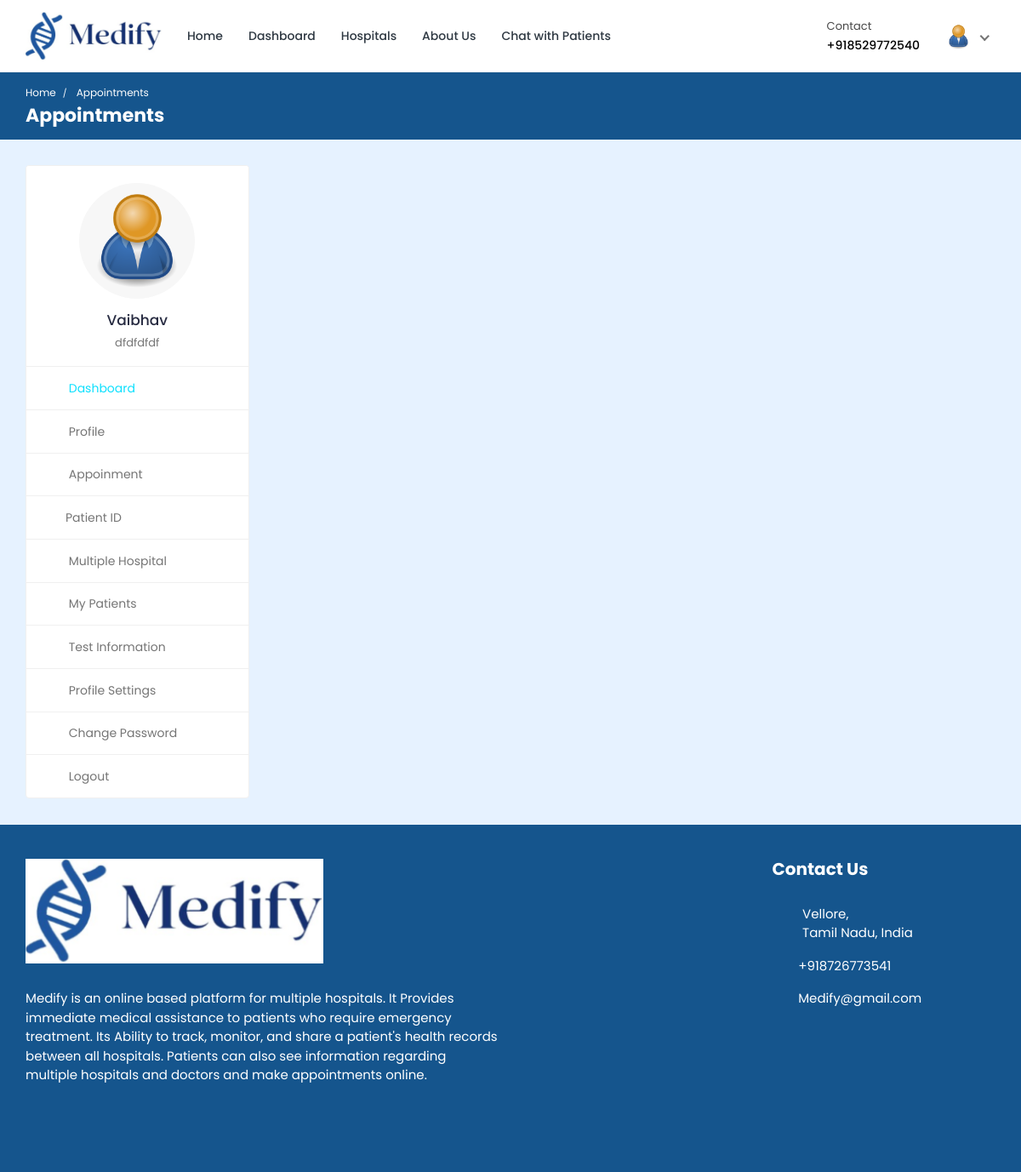
The app's page /doctor/appointments/ (signed in), older data.
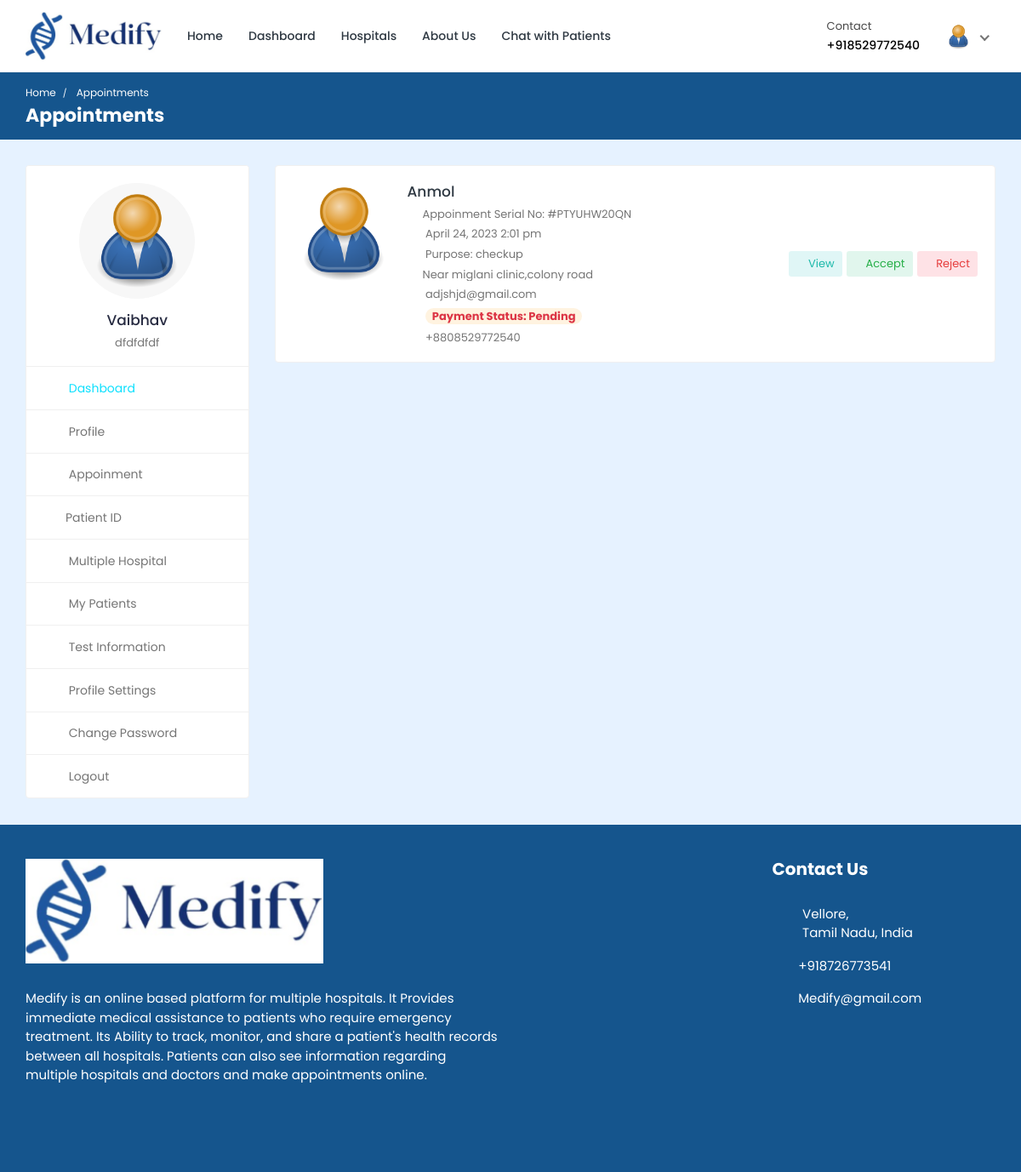
The same page, newer data.
### doctor/models.py (models this page shows, shortened)
class Doctor_Information(models.Model):
    DOCTOR_TYPE = (
        ('Cardiologists', 'Cardiologists'),
        ('Neurologists', 'Neurologists'),
        ('Pediatricians', 'Pediatricians'),
        ('Physiatrists', 'Physiatrists'),
        ('Dermatologists', 'Dermatologists'),
    )
    doctor_id = models.AutoField(primary_key=True)
    user = models.OneToOneField(User, on_delete=models.CASCADE, null=True, blank=True, related_name='profile')
    name = models.CharField(max_length=200, null=True, blank=True)
    username = models.CharField(max_length=200, null=True, blank=True)
    gender = models.CharField(max_length=200, null=True, blank=True)
    description = models.TextField(max_length=1000, null=True, blank=True)
    department = models.CharField(max_length=200, choices=DOCTOR_TYPE, null=True, blank=True)
    department_name = models.ForeignKey(hospital_department, on_delete=models.SET_NULL, null=True, blank=True)
    specialization = models.ForeignKey(specialization, on_delete=models.SET_NULL, null=True, blank=True)
    featured_image = models.ImageField(upload_to='doctors/', default='doctors/user-default.png', null=True, blank=True)
    certificate_image = models.ImageField(upload_to='doctors_certificate/', default='doctors_certificate/default.png', null=True, blank=True)
    email = models.EmailField(max_length=200, null=True, blank=True)
    phone_number = models.CharField(max_length=200, null=True, blank=True)
    nid = models.CharField(max_length=200, null=True, blank=True)
    visiting_hour = models.CharField(max_length=200, null=True, blank=True)
    consultation_fee = models.IntegerField(null=True, blank=True)
    report_fee = models.IntegerField(null=True, blank=True)
    dob = models.CharField(max_length=200, null=True, blank=True)
    institute = models.CharField(max_length=200, null=True, blank=True)
    degree = models.CharField(max_length=200, null=True, blank=True)
    completion_year = models.CharField(max_length=200, null=True, blank=True)
    work_place = models.CharField(max_length=200, null=True, blank=True)
    designation = models.CharField(max_length=200, null=True, blank=True)
    start_year = models.CharField(max_length=200, null=True, blank=True)
    end_year = models.CharField(max_length=200, null=True, blank=True)
    register_status =  models.CharField(max_length=200, null=True, blank=True)
    hospital_name = models.ForeignKey(Hospital_Information, on_delete=models.SET_NULL, null=True, blank=True)

class Appointment(models.Model):
    APPOINTMENT_TYPE = (
        ('report', 'report'),
        ('checkup', 'checkup'),
    )
    APPOINTMENT_STATUS = (
        ('pending', 'pending'),
        ('confirmed', 'confirmed'),
        ('cancelled', 'cancelled'),
    )
    id = models.AutoField(primary_key=True)
    date = models.DateField(null=True, blank=True)
    time = models.CharField(max_length=200, null=True, blank=True)
    doctor = models.ForeignKey(Doctor_Information, on_delete=models.CASCADE, null=True, blank=True)
    patient = models.ForeignKey(Patient, on_delete=models.CASCADE, null=True, blank=True)
    appointment_type = models.CharField(max_length=200, choices=APPOINTMENT_TYPE)
    appointment_status = models.CharField(max_length=200, choices=APPOINTMENT_STATUS)
    serial_number = models.CharField(max_length=200, null=True, blank=True)
    payment_status = models.CharField(max_length=200, null=True, blank=True, default='pending')
    transaction_id = models.CharField(max_length=255, null=True, blank=True)
    message = models.CharField(max_length=255, null=True, blank=True)

### hospital_admin/models.py (models this page shows, shortened)
class specialization(models.Model):
    specialization_id = models.AutoField(primary_key=True)
    specialization_name = models.CharField(max_length=200, null=True, blank=True)
    hospital = models.ForeignKey(Hospital_Information, on_delete=models.CASCADE, null=True, blank=True)

### hospital/models.py (models this page shows, shortened)
class Patient(models.Model):
    patient_id = models.AutoField(primary_key=True)
    user = models.OneToOneField(User, on_delete=models.CASCADE, null=True, blank=True, related_name='patient')
    name = models.CharField(max_length=200, null=True, blank=True)
    username = models.CharField(max_length=200, null=True, blank=True)
    age = models.IntegerField(null=True, blank=True)
    email = models.EmailField(max_length=200, null=True, blank=True)
    phone_number = models.IntegerField(null=True, blank=True)
    address = models.CharField(max_length=200, null=True, blank=True)
    featured_image = models.ImageField(upload_to='patients/', default='patients/user-default.png', null=True, blank=True)
    blood_group = models.CharField(max_length=200, null=True, blank=True)
    history = models.CharField(max_length=200, null=True, blank=True)
    dob = models.CharField(max_length=200, null=True, blank=True)
    nid = models.CharField(max_length=200, null=True, blank=True)
    serial_number = models.CharField(max_length=200, null=True, blank=True)
    login_status = models.CharField(max_length=200, null=True, blank=True, default="offline")

### doctor/views.py (the view)
# urls.py: path('appointments/',views.appointments, name='appointments'),
@csrf_exempt
@login_required(login_url="doctor-login")
def appointments(request):
    doctor = Doctor_Information.objects.get(user=request.user)
    appointments = Appointment.objects.filter(doctor=doctor).filter(appointment_status='pending').order_by('date')
    context = {'doctor': doctor, 'appointments': appointments}
    return render(request, 'appointments.html', context)

### templates/appointments.html (shortened to what this page needs)
{% load static %}
<!DOCTYPE html>
<html lang="en">
  <head>
    <link
      rel="stylesheet"
      href="{% static 'HealthStack-System/css/Normal/bootstrap.min.css' %}"
    />
    <link
      rel="stylesheet"
      href="{% static 'HealthStack-System/plugins/Normal/fontawesome/css/fontawesome.min.css' %}"
    />
    <link
      rel="stylesheet"
      href="{% static 'HealthStack-System/plugins/Normal/fontawesome/css/all.min.css' %}"
    />
    <link
      rel="stylesheet"
      href="{% static 'HealthStack-System/css/Normal/style.css' %}"
    />
  </head>
  <body>
    <div class="main-wrapper">
      <header class="header">{% include 'doctor-navbar.html' %}</header>
      <div class="breadcrumb-bar">
        <div class="container-fluid">
          <div class="row align-items-center">
            <div class="col-md-12 col-12">
              <nav aria-label="breadcrumb" class="page-breadcrumb">
                <ol class="breadcrumb">
                  <li class="breadcrumb-item">
                    <a href="index-2.html">Home</a>
                  </li>
                  <li class="breadcrumb-item active" aria-current="page">
                    Appointments
                  </li>
                </ol>
              </nav>
              <h2 class="breadcrumb-title">Appointments</h2>
            </div>
          </div>
        </div>
      </div>
      <div class="content">
        <div class="container-fluid">
          <div class="row">
            <div class="col-md-5 col-lg-4 col-xl-3 theiaStickySidebar">
              <div>{% include 'doctor-sidebar.html' %}</div>
            </div>
            <div class="col-md-7 col-lg-8 col-xl-9">
              <div class="appointments">
                {% for app in appointments %}
                <div class="appointment-list">
                  <div class="profile-info-widget">
                    <a href="patient-profile.html" class="booking-doc-img">
                      <img
                        src="{{app.patient.featured_image.url}}"
                        alt="User Image"
                      />
                    </a>
                    <div class="profile-det-info">
                      <h3><a href="{%url 'patient-profile' pk=app.patient.patient_id%}">{{app.patient.name}}</a></h3>
                      <div class="patient-details">
                        <h5>
                          <i class="fas fa-file"></i>Appoinment Serial No: #PT{{app.serial_number}}
                        </h5>
                        <h5>
                          <i class="far fa-clock"></i> {{app.date}} {{app.time}}
                        </h5>
                        <h5>
                          <i class="fas fa-briefcase-medical"></i> Purpose: {{app.appointment_type}}
                        </h5>
                        <h5>
                          <i class="fas fa-map-marker-alt"></i>{{app.patient.address}}
                        </h5>
                        <h5>
                          <i class="fas fa-envelope"></i> {{app.patient.email}}
                        </h5>
                        <h5>
                          {% if app.payment_status == 'pending' %}
                          <i class="fas fa-money-check-alt"></i> <span class="badge badge-pill bg-warning-light">Payment Status: Pending</span>
                          {% endif %}
                        </h5>
                        <h5 class="mb-0">
                          <i class="fas fa-phone"></i> +880{{app.patient.phone_number}}
                        </h5>
                      </div>
                    </div>
                  </div>
                  <div class="appointment-action">
                    <a href="#" class="btn btn-sm bg-info-light" data-toggle="modal" data-target="#appt_details"><i class="far fa-eye"></i> View</a>
                    <a href="{% url 'accept-appointment' pk=app.id %}" onclick="return confirm('Accept appointment?');" class="btn btn-sm bg-success-light"><i class="fas fa-check"></i> Accept</a>
                    <a href="{% url 'reject-appointment' pk=app.id %}" onclick="return confirm('Reject Appointment?');" class="btn btn-sm bg-danger-light"><i class="fas fa-times"></i> Reject</a>
                  </div>
                </div>
                {% endfor %}
              </div>
            </div>
          </div>
        </div>
      </div>
      {% include 'footer.html' %}
    </div>
  </body>
</html>

### templates/doctor-navbar.html (shortened to what this page needs)
{% load static %}
<nav class="navbar navbar-expand-lg header-nav">
  <div class="navbar-header">
    <a href="{% url 'hospital_home'%}" class="navbar-brand logo">
      <img
        src="{% static 'HealthStack-System/images/Normal/logo.png' %}"
        class="img-fluid"
        alt="Logo"
      />
    </a>
  </div>
  <div class="main-menu-wrapper">
    <ul class="main-nav">
      <li>
        <a href="{% url 'hospital_home'%}">Home</a>
      </li>
      <li>
        <a href="{% url 'doctor-dashboard'%}">Dashboard</a>
      </li>
      <li><a href="{% url 'multiple-hospital' %}" style="text-decoration: none;">Hospitals</a></li>
      <li>
        <a href="{% url 'about-us'%}">About Us</a>
      </li>
      <li>
        <a href="{% url 'chat-home' pk=user.id %}">Chat with Patients</a>
      </li>
    </ul>
  </div>
  <ul class="nav header-navbar-rht">
    <li class="nav-item contact-item">
      <div class="header-contact-img">
        <i class="far fa-hospital"></i>
      </div>
      <div class="header-contact-detail">
        <p class="contact-header">Contact</p>
        <p class="contact-info-header">+91{{doctor.phone_number}}</p>
      </div>
    </li>
    <li class="nav-item dropdown has-arrow logged-item">
      <a href="#" class="dropdown-toggle nav-link" data-toggle="dropdown">
        <span class="user-img">
          <img
            class="rounded-circle"
            src="{{ doctor.featured_image.url }}"
            width="31"
            alt="Darren Elder"
          />
        </span>
      </a>
    </li>
  </ul>
</nav>

### templates/doctor-sidebar.html (shortened to what this page needs)
{% load static %}
<div class="profile-sidebar">
  <div class="widget-profile pro-widget-content">
    <div class="profile-info-widget">
      <a href="#" class="booking-doc-img">
        <img
          src="{{ doctor.featured_image.url }}"
          alt="User Image"
        />
      </a>
      <div class="profile-det-info">
        <h3>{{ doctor.name }}</h3>
        <div class="patient-details">
          <h5 class="mb-0">{{doctor.specialization.specialization_name}}</h5>
        </div>
      </div>
    </div>
  </div>
  <div class="dashboard-widget">
    <nav class="dashboard-menu sidebar">
      <ul>
        <li class="active">
          <a href="{% url 'doctor-dashboard' %}">
            <i class="fas fa-columns"></i>
            <span>Dashboard</span>
          </a>
        </li>
        <li>
        <a href="{% url 'doctor-profile' pk=doctor.doctor_id %}">
          <i class="fas fa-user"></i>
          <span>Profile</span>
        </a>
      </li>
        <li>
          <a href="{% url 'appointments'%}">
            <i class="fas fa-user-circle"></i>
            <span>Appoinment</span>
          </a>
        </li>
        <li class="nav-item has-submenu">
            <a href="#" class="nav-link"><i class="fas fa-search"></i><span>Patient ID</span></a>
        </li>
        <li>
          <a href="{% url 'multiple-hospital' %}">
            <i class="fas fa-hospital"></i>
            <span>Multiple Hospital</span>
          </a>
      </li>
        <li>
          <a href="{% url 'my-patients' %}">
            <i class="fas fa-user-injured"></i>
            <span>My Patients</span>
          </a>
        </li>
        <li>
          <a href="{% url 'doctor-test-list'%}" target="_blank">
            <i class="fas fa-hourglass-start"></i>
            <span>Test Information</span>
          </a>
        </li>
        <li>
          <a
            href="{% url 'doctor-profile-settings' %}"
          >
            <i class="fas fa-user-cog"></i>
            <span>Profile Settings</span>
          </a>
        </li>
        <li>
          <a href="{% url 'doctor-change-password' pk=user.id%}">
            <i class="fas fa-lock"></i>
            <span>Change Password</span>
          </a>
        </li>
        <li>
          <a href="{% url 'doctor-logout'%}">
            <i class="fas fa-sign-out-alt"></i>
            <span>Logout</span>
          </a>
        </li>
      </ul>
    </nav>
  </div>
</div>

Row changes from the older to the newer data that the page shows:
added Appointment: patient.featured_image (placeholder picture), patient.name "Anmol", serial_number "YUHW20QN", date "April 24, 2023", time "2:01 pm", appointment_type "checkup", patient.address "Near miglani clinic,colony road", patient.email "adjshjd@gmail.com", payment_status "pending" (drawn), patient.phone_number "8529772540"
